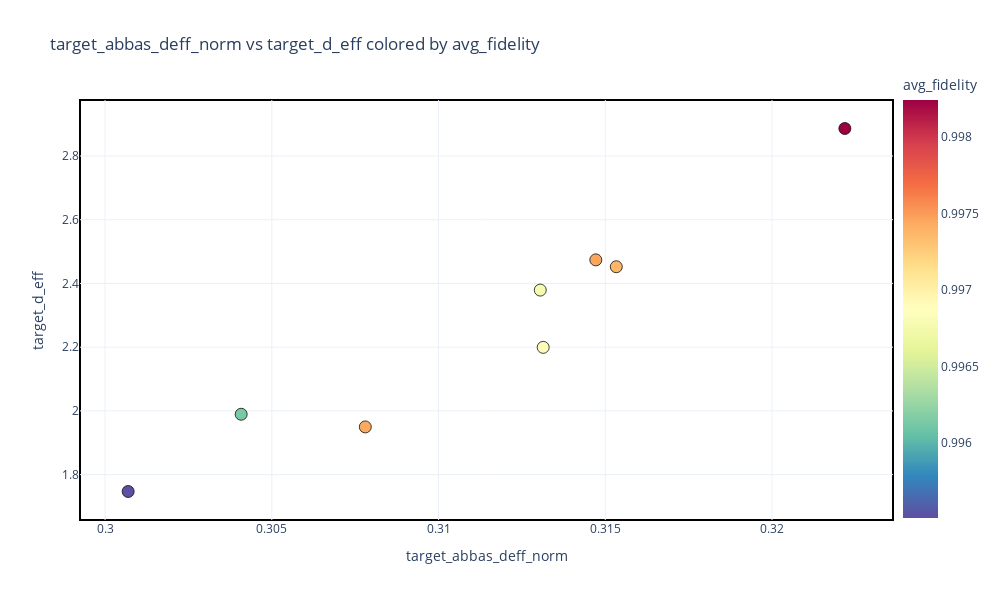

This figure's notebook cell:
### Code cell
import plotly.express as px
from matplotlib.colors import LinearSegmentedColormap
# Example of building a custom colormap
n_colors = 100

def plot_two_metrics_with_color(
    df,
    x_qfim_type,
    x_metric,
    y_qfim_type,
    y_metric,
    color_metric,
    title=None,
    add_trendline=True,
    n_colors=100,
    width=1000,
    height=600
):
    """
    Create a scatter plot comparing two metrics (x and y axes), potentially from 
    different QFIM types, with points colored by a third metric.
    
    If x_qfim_type or y_qfim_type is None, we assume that x_metric or y_metric
    is already a column in df (e.g. "error", "avg_fidelity").

    Parameters
    ----------
    df : pd.DataFrame
        DataFrame with one row per test_key (or per gate) containing QFIM metrics.
    x_qfim_type : str or None
        QFIM type for the x-axis metric (e.g. "GHZ", "basis", "dqfim", "target") 
        or None if x_metric is already a column in df with no prefix.
    x_metric : str
        The metric name for the x-axis (no prefix if x_qfim_type is None).
    y_qfim_type : str or None
        QFIM type for the y-axis metric, or None if y_metric is already a column in df.
    y_metric : str
        The metric name for the y-axis (no prefix if y_qfim_type is None).
    color_metric : str
        The column name (or QFIM metric name) used for coloring the points.
        (If you want to color by a QFIM metric with a prefix, pass the full col name.)
    title : str, optional
        Custom title for the plot. If None, a default is generated.
    add_trendline : bool, optional
        If True, add an Ordinary Least Squares (OLS) trendline across all points.
    n_colors : int, optional
        Number of steps in the custom colormap.
    width, height : int
        Plot width and height in pixels.

    Returns
    -------
    fig : plotly.graph_objects.Figure
        Scatter plot with custom color scale, bounding box, black marker borders, 
        and optional OLS trend line.
    """
    # 1) Construct the full column names for x and y
    if x_qfim_type is not None:
        x_col = f"{x_qfim_type}_{x_metric}"
    else:
        x_col = x_metric  # no prefix

    if y_qfim_type is not None:
        y_col = f"{y_qfim_type}_{y_metric}"
    else:
        y_col = y_metric  # no prefix

    color_col = color_metric  # e.g., "avg_fidelity", or "target_abbas_deff_norm", etc.

    # Check that the columns exist
    for col in [x_col, y_col, color_col]:
        if col not in df.columns:
            raise ValueError(f"Column '{col}' not found in the DataFrame.")

    # 2) Build a custom color scale based on the data range of color_col
    data_min = df[color_col].min()
    adj_min = data_min + 0.1 * abs(data_min)
    print(f"data_min: {data_min}")
    data_max = df[color_col].max()
    if np.isclose(data_min, data_max):
        data_max = data_min + 1e-12

    values = np.linspace(data_min, data_max, n_colors) ** 2
    base_colormap = sns.color_palette("Spectral", as_cmap=True).reversed()
    colors_rgba = base_colormap((values - values.min()) / (values.max() - values.min()))
    custom_cmap = LinearSegmentedColormap.from_list('vibrant', colors_rgba, N=n_colors)
    plotly_color_scale = [mcolors.to_hex(custom_cmap(i)) for i in np.linspace(0, 1, n_colors)]
    print(values)
    # 3) Trend line options
    trendline_option = "ols" if add_trendline else None
    # 4. Create the scatter plot
    #    trendline_scope="overall" forces a single line across the entire dataset.
    fig = px.scatter(
        df,
        x=x_col,
        y=y_col,
        color=color_col,
        color_continuous_scale=plotly_color_scale,
        range_color=[adj_min, data_max],
        title=title if title else f"{x_col} vs {y_col} colored by {color_col}",
        hover_data=["test_key"],
        template="plotly_white",
        trendline=trendline_option,
        trendline_scope="overall",
        trendline_color_override="red",
        width=width,
        height=height
    )


    # 5. Marker styling: bigger, black border
    fig.update_traces(
        marker=dict(
            size=12,
            line=dict(width=0.75, color="black"),
            symbol="circle"
        )
    )

    # 6. Adjust color bar: make it the full height of the plot
    fig.update_layout(
        coloraxis_colorbar=dict(
            title=color_col,
            len=1.1,            # 100% of plot height
            thickness=35,       # adjust width of the color bar
            yanchor="middle",   # center it vertically
            x=1.0,             # shift slightly to the right
            y=0.53
        ),
        shapes=[
            dict(
                type="rect",
                xref="paper", yref="paper",
                x0=0, y0=0, x1=1, y1=1,
                line=dict(color="black", width=2),
                layer="below"
            )
        ]
    )
    # fig.update_layout(
    #     coloraxis_colorbar=dict(
    #         title=color_col,
    #         len=1.1,
    #         thickness=35,
    #         y=0.53,            # center vertically
    #         # yanchor="middle",
    #         x=1.0           # shift to the right
    #     ),
    #     shapes=[
    #         dict(
    #             type="rect",
    #             xref="paper", yref="paper",
    #             x0=0, y0=0, x1=1, y1=1,
    #             line=dict(color="black", width=2),
    #             layer="below"
    #         )
    #     ]
    # )

    return fig



fig = plot_two_metrics_with_color(
    df_agg_by_test_key,
    x_qfim_type="target",
   
    x_metric="abbas_deff_norm",
    y_qfim_type="target",
    y_metric="d_eff",
    color_metric="avg_fidelity",
    add_trendline=False
)
fig.show() 



# 'basis_spread_metric_mad','basis_trace_normalized_by_rank','basis_var_all_normalized_by_rank'

### Figure 1 — Plotly figure (JSON) as saved in the notebook; plotly's stock layout.template omitted (floating-point values rounded to 4 significant figures; data arrays with more than 128 entries replaced by an {"elided": "..."} marker saying what was removed)
{"data": [{"customdata": [["test104"], ["test122"], ["test129"], ["test175"], ["test18"], ["test197"], ["test7"], ["test79"]], "hovertemplate": "target_abbas_deff_norm=%{x}<br>target_d_eff=%{y}<br>test_key=%{customdata[0]}<br>avg_fidelity=%{marker.color}<extra></extra>", "legendgroup": "", "marker": {"color": [0.9955, 0.9961, 0.9975, 0.9968, 0.9982, 0.9969, 0.9974, 0.9974], "coloraxis": "coloraxis", "line": {"color": "black", "width": 0.75}, "size": 12, "symbol": "circle"}, "mode": "markers", "name": "", "orientation": "v", "showlegend": false, "type": "scatter", "x": [0.3007, 0.3041, 0.3147, 0.3131, 0.3222, 0.3131, 0.3153, 0.3078], "xaxis": "x", "y": [1.747, 1.989, 2.474, 2.379, 2.886, 2.199, 2.452, 1.95], "yaxis": "y"}], "layout": {"coloraxis": {"colorbar": {"len": 1.1, "thickness": 35, "title": {"text": "avg_fidelity"}, "x": 1, "y": 0.53, "yanchor": "middle"}, "colorscale": {"elided": "100x2 mixed values"}}, "height": 600, "legend": {"tracegroupgap": 0}, "shapes": [{"layer": "below", "line": {"color": "black", "width": 2}, "type": "rect", "x0": 0, "x1": 1, "xref": "paper", "y0": 0, "y1": 1, "yref": "paper"}], "title": {"text": "target_abbas_deff_norm vs target_d_eff colored by avg_fidelity"}, "width": 1000, "xaxis": {"anchor": "y", "domain": [0, 1], "title": {"text": "target_abbas_deff_norm"}}, "yaxis": {"anchor": "x", "domain": [0, 1], "title": {"text": "target_d_eff"}}}}
